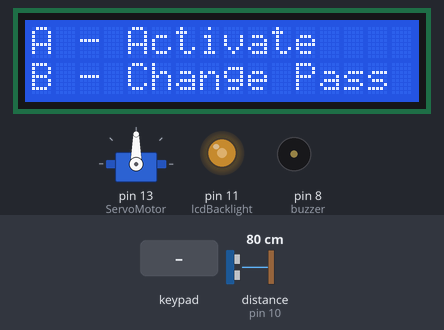
A sketch run on a simulated Arduino Uno, built with avr-gcc and run on an emulated ATmega328P. Parts: 16×2 character LCD, servo, output pins drawn as LEDs (lit = HIGH), buzzer (waves = sounding). The inputs (shaded band) are chosen by the test bench; at power-on: distance to the obstacle (sensor on pin 10) 80 cm. The echo pulse lasts 58.3 µs per cm; pins used as bus, display or sensor lines are not drawn.

Above: at 1.2 s.
1.3 s: key 'A' pressed
At 6.7 s:
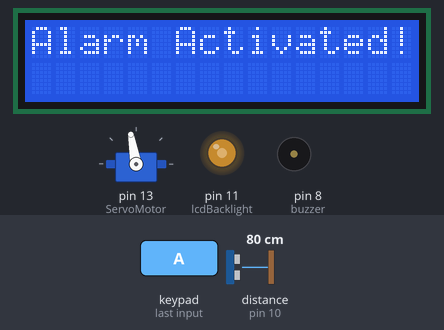
6.8 s: distance to the obstacle (sensor on pin 10) set to 73 cm
8.3 s: distance to the obstacle (sensor on pin 10) set to 67 cm
At 9.5 s:
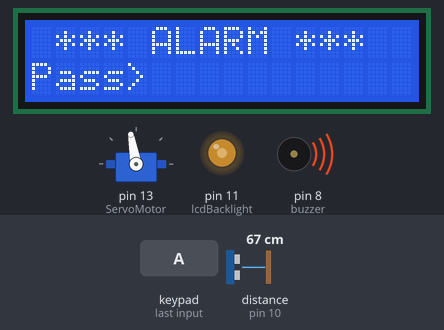
9.8 s: keypad keys 1 2 3 * pressed 0.4 s apart
At 10.0 s:
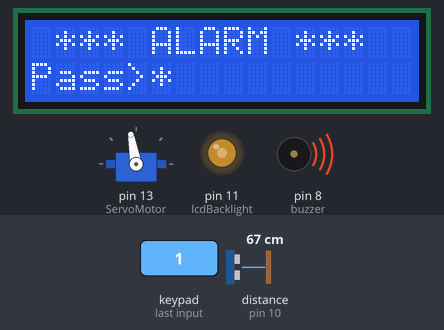
12.9 s: key 'B' pressed
At 13.6 s:
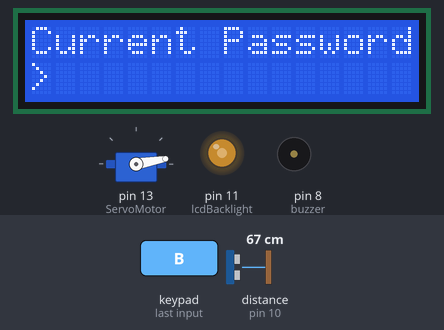
14.5 s: keypad keys 1 4 1 5 1 6 1 7 pressed 0.4 s apart
At 18.0 s:
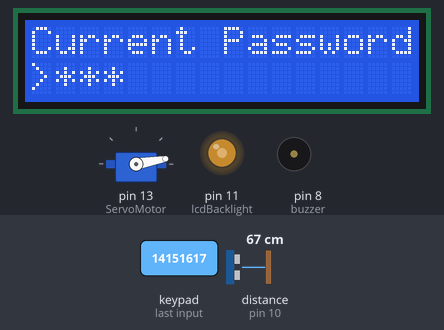
Timing chart, 0 to 19.5 s (numbered marks = the images above; inputs shaded):
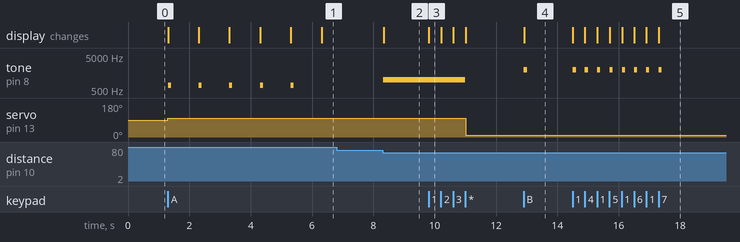

Measured:
- the behaviour switches between 70 and 69 cm on distance to the obstacle (sensor on pin 10) (found by bisection; images 1 and 2)
- after the input at 1.3 s, tone on pin 8 (buzzer): alternates 700 Hz for 0.10 s and silent for 0.90 s, starting at once; servo on pin 13 (ServoMotor): 90° → 100° at once; the display: first changes at once (image 1 shows a later state)
- after the input at 6.8 s, every drawn part: stays the same
- after the input at 8.3 s, tone on pin 8 (buzzer): silent → 1000 Hz at once; the display: changes at once (image 2)
- after the input at 9.8 s, tone on pin 8 (buzzer): 1000 Hz → silent after 1.2 s; servo on pin 13 (ServoMotor): 100° → 10° after 1.2 s; the display: changes at once (image 3)
- after the input at 12.9 s, tone on pin 8 (buzzer): silent → 2000 Hz at once, → silent 0.10 s later; the display: changes at once (image 4)
- after the input at 14.5 s, tone on pin 8 (buzzer): alternates 2000 Hz for 0.10 s and silent for 0.30 s, 16 changes in all, then stays silent, starting at once; the display: first changes at once (image 5 shows a later state)

The sketch:

alarm.ino
```cpp
#include <LiquidCrystal.h>
#include <Keypad.h>
#include <Servo.h>
Servo ServoMotor;

#define buzzer 8
#define trigPin 9
#define echoPin 10
#define lcdBacklight 11

long duration;
int distance, initialDistance, currentDistance, i, sumDistance;
int screenOffMsg = 0;
int k = 0;
String password = "123";
String tempPassword;
boolean activated = false;
boolean isActivated;
boolean activateAlarm = false;
boolean alarmActivated = false;
boolean enteredPassword;
boolean passChangeMode = false;
boolean passChanged = false;


const byte ROWS = 4; //four rows
const byte COLS = 4; //four columns
char keypressed;

char keyMap[ROWS][COLS] = {
  {'1', '2', '3', 'A'},
  {'4', '5', '6', 'B'},
  {'7', '8', '9', 'C'},
  {'*', '0', '#', 'D'}
};
byte rowPins[ROWS] = {14, 15, 16, 17};
byte colPins[COLS] = {18, 19, 20, 21};

Keypad myKeypad = Keypad( makeKeymap(keyMap), rowPins, colPins, ROWS, COLS);
LiquidCrystal lcd(1, 2, 4, 5, 6, 7);

void setup() {
  //Serial.begin(9600);
  lcd.begin(16, 2);
  pinMode(buzzer, OUTPUT);
  pinMode(trigPin, OUTPUT);
  pinMode(echoPin, INPUT);
  analogWrite(lcdBacklight, 128);
  ServoMotor.attach(13);
}

void loop() {
  if (activateAlarm) {
    lcd.clear();
    lcd.setCursor(0, 0);
    lcd.print("Alarm will be");
    lcd.setCursor(0, 1);
    lcd.print("activated in");

    int countdown = 5;
    while (countdown != 0) {
      lcd.setCursor(13, 1);
      lcd.print(countdown);
      countdown--;
      tone(buzzer, 700, 100);
      delay(1000);
    }
    lcd.clear();
    lcd.setCursor(0, 0);
    lcd.print("Alarm Activated!");
    initialDistance = getDistance();
    activateAlarm = false;
    alarmActivated = true;
  }

  if (alarmActivated) {
    currentDistance = getDistance() + 10;
    int activated_counter = 0;
    while (activated_counter <= 5) {
      currentDistance = getDistance() + 10;
      if ( currentDistance < initialDistance) {
        activated_counter++;
      } else {
        activated_counter = 0;
      }
    }
    tone(buzzer, 1000);
    lcd.clear();
    enterPassword();
    activated_counter = 0;

  }

  if (!alarmActivated) {
    if (screenOffMsg == 0 ) {
      lcd.clear();
      lcd.setCursor(0, 0);
      lcd.print("A - Activate");
      lcd.setCursor(0, 1);
      lcd.print("B - Change Pass");
      screenOffMsg = 1;
    }
    keypressed = myKeypad.getKey();
    if (keypressed == 'A') {
      tone(buzzer, 1000, 200);
      activateAlarm = true;
      ServoMotor.write(100);

    }
    else if (keypressed == 'B') {
      lcd.clear();
      int i = 1;
      tone(buzzer, 2000, 100);
      tempPassword = "";
      lcd.setCursor(0, 0);
      lcd.print("Current Password");
      lcd.setCursor(0, 1);
      lcd.print(">");
      passChangeMode = true;
      passChanged = true;
      while (passChanged) {
        keypressed = myKeypad.getKey();
        if (keypressed != NO_KEY) {
          if (keypressed == '0' || keypressed == '1' || keypressed == '2' || keypressed == '3' ||
              keypressed == '4' || keypressed == '5' || keypressed == '6' || keypressed == '7' ||
              keypressed == '8' || keypressed == '9' ) {
            tempPassword += keypressed;
            lcd.setCursor(i, 1);
            lcd.print("*");
            i++;
            tone(buzzer, 2000, 100);
          }
        }
        if (i > 5 || keypressed == '#') {
          tempPassword = "";
          i = 1;
          lcd.clear();
          lcd.setCursor(0, 0);
          lcd.print("Current Password");
          lcd.setCursor(0, 1);
          lcd.print(">");
        }
        if ( keypressed == '*') {
          i = 1;
          tone(buzzer, 2000, 100);
          if (password == tempPassword) {
            tempPassword = "";
            lcd.clear();
            lcd.setCursor(0, 0);
            lcd.print("Set New Password");
            lcd.setCursor(0, 1);
            lcd.print(">");
            while (passChangeMode) {
              keypressed = myKeypad.getKey();
              if (keypressed != NO_KEY) {
                if (keypressed == '0' || keypressed == '1' || keypressed == '2' || keypressed == '3' ||
                    keypressed == '4' || keypressed == '5' || keypressed == '6' || keypressed == '7' ||
                    keypressed == '8' || keypressed == '9' ) {
                  tempPassword += keypressed;
                  lcd.setCursor(i, 1);
                  lcd.print("*");
                  i++;
                  tone(buzzer, 2000, 100);
                }
              }
              if (i > 5 || keypressed == '#') {
                tempPassword = "";
                i = 1;
                tone(buzzer, 2000, 100);
                lcd.clear();
                lcd.setCursor(0, 0);
                lcd.print("Set New Password");
                lcd.setCursor(0, 1);
                lcd.print(">");
              }
              if ( keypressed == '*') {
                i = 1;
                tone(buzzer, 2000, 100);
                password = tempPassword;
                passChangeMode = false;
                passChanged = false;
                screenOffMsg = 0;
              }
            }
          }
        }
      }
    }
  }
}

void enterPassword() {
  int k = 5;
  tempPassword = "";
  activated = true;
  lcd.clear();
  lcd.setCursor(0, 0);
  lcd.print(" *** ALARM *** ");
  lcd.setCursor(0, 1);
  lcd.print("Pass>");

  while (activated) {
    keypressed = myKeypad.getKey();
    if (keypressed != NO_KEY) {
      if (keypressed == '0' || keypressed == '1' || keypressed == '2' || keypressed == '3' ||
          keypressed == '4' || keypressed == '5' || keypressed == '6' || keypressed == '7' ||
          keypressed == '8' || keypressed == '9' ) {
        tempPassword += keypressed;
        lcd.setCursor(k, 1);
        lcd.print("*");
        k++;
      }
    }
    if (k > 9 || keypressed == '#') {
      tempPassword = "";
      k = 5;
      lcd.clear();
      lcd.setCursor(0, 0);
      lcd.print(" *** ALARM *** ");
      lcd.setCursor(0, 1);
      lcd.print("Pass>");
    }
    if ( keypressed == '*') {
      if ( tempPassword == password ) {
        activated = false;
        alarmActivated = false;
        noTone(buzzer);
        screenOffMsg = 0;
        ServoMotor.write(10);
      }
      else if (tempPassword != password) {
        lcd.setCursor(0, 1);
        lcd.print("Wrong! Try Again");
        delay(2000);
        lcd.clear();
        lcd.setCursor(0, 0);
        lcd.print(" *** ALARM *** ");
        lcd.setCursor(0, 1);
        lcd.print("Pass>");
      }
    }
  }
}

long getDistance() {
  digitalWrite(trigPin, LOW);
  delayMicroseconds(2);
  digitalWrite(trigPin, HIGH);
  delayMicroseconds(10);
  digitalWrite(trigPin, LOW);
  duration = pulseIn(echoPin, HIGH);
  distance = duration * 0.034 / 2;
  return distance;

}
```
